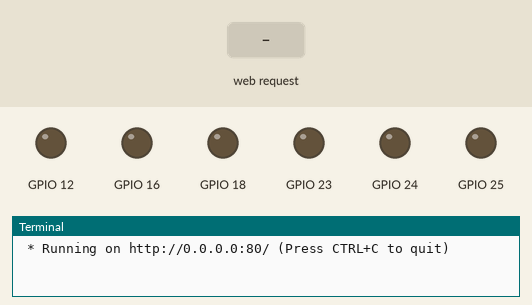
Simulated run of this program. Board: Raspberry Pi (BCM pin numbers). Shown: output pins drawn as LEDs (lit = HIGH), the last lines printed to the terminal. Inputs (shaded band) come from the test bench. The clock reads 2024-03-15 10:24:30 at power-on unless the program sets it.

Above: at 1.2 s.
1.3 s: HTTP request for /12/on received
At 2.5 s:
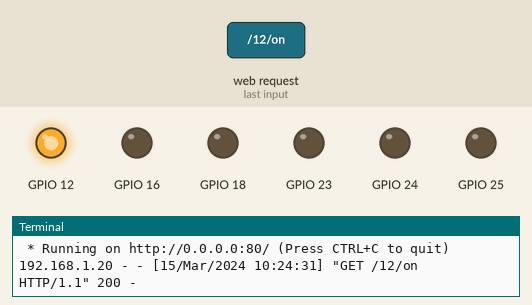
2.8 s: HTTP request for /16/toggle received
At 3.7 s:
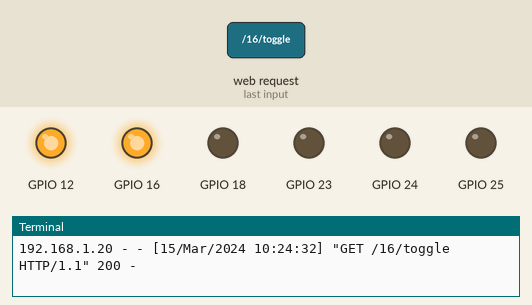
4.3 s: HTTP request for /12/off received
At 4.8 s:
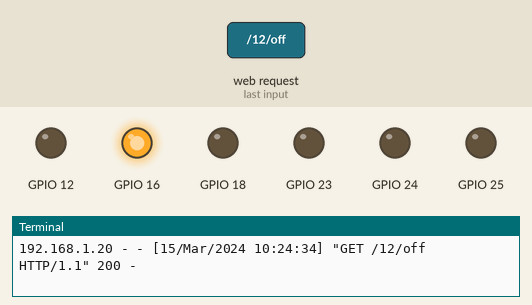
5.8 s: HTTP request for /18/on received
At 7.0 s:
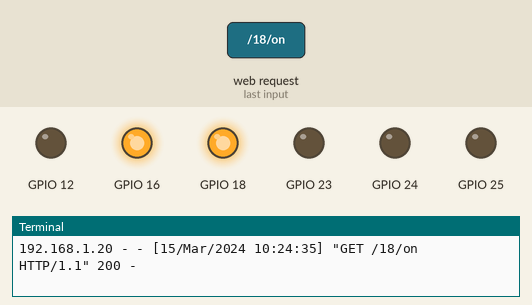
7.3 s: HTTP request for /16/off received
At 8.3 s:
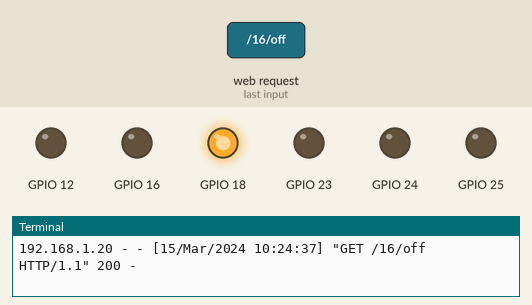
8.8 s: HTTP request for /12/toggle received
At 9.5 s:
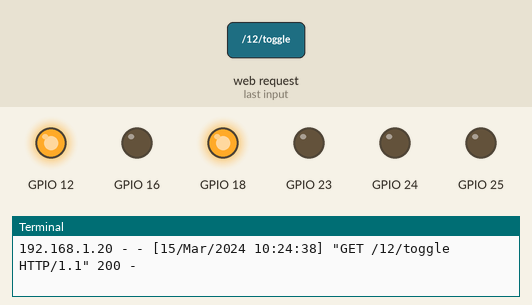
Timing chart, 0 to 11.3 s (numbered marks = the images above; inputs shaded):
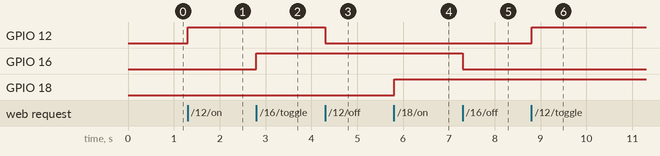

Measured:
- after the input at 1.3 s, GPIO 12: LOW → HIGH at once
- after the input at 2.8 s, GPIO 16: LOW → HIGH at once
- after the input at 4.3 s, GPIO 12: HIGH → LOW at once
- after the input at 5.8 s, GPIO 18: LOW → HIGH at once
- after the input at 7.3 s, GPIO 16: HIGH → LOW at once
- after the input at 8.8 s, GPIO 12: LOW → HIGH at once

The program:

weblamp.py
```python
import RPi.GPIO as GPIO
from flask import Flask,render_template,request
app=Flask(__name__)

GPIO.setwarnings(False)
GPIO.setmode(GPIO.BCM)

pins={
    12:{'name':'yellow 12','state':GPIO.LOW},
    16:{'name':'green 13','state':GPIO.LOW},
    18:{'name':'blue 11','state':GPIO.LOW},
    23:{'name':'red 21','state':GPIO.LOW},
    24:{'name':'yellow 22','state':GPIO.LOW},
    25:{'name':'green 23','state':GPIO.LOW}
    }

for pin in pins:
    GPIO.setup(pin,GPIO.OUT)
    GPIO.output(pin,GPIO.LOW)

@app.route("/")
def main():
    for pin in pins:
        pins[pin]['state'] = GPIO.input(pin)
        templateData       = {'pins':pins}
    return render_template('main.html',**templateData)

@app.route("/<changePin>/<action>")
def action(changePin,action):
    changePin  = int(changePin)
    deviceName = pins[changePin]['name']
    if action == "on":
        GPIO.output(changePin,GPIO.HIGH)
        message="Turned"+deviceName+"on."
    if action == "off":
        GPIO.output(changePin,GPIO.LOW)
        message="Turned"+deviceName+"off."
    if action == "toggle":
        GPIO.output(changePin,not GPIO.input(changePin))
        message="Toggled"+deviceName+"."

    for pin in pins:
        pins[pin]['state']=GPIO.input(pin)
        templateData={
            'message':message,
            'pins':pins
            }
    return render_template('main.html',**templateData)
if __name__ == "__main__":
    app.run(host='0.0.0.0',port=80,debug=True)
```
